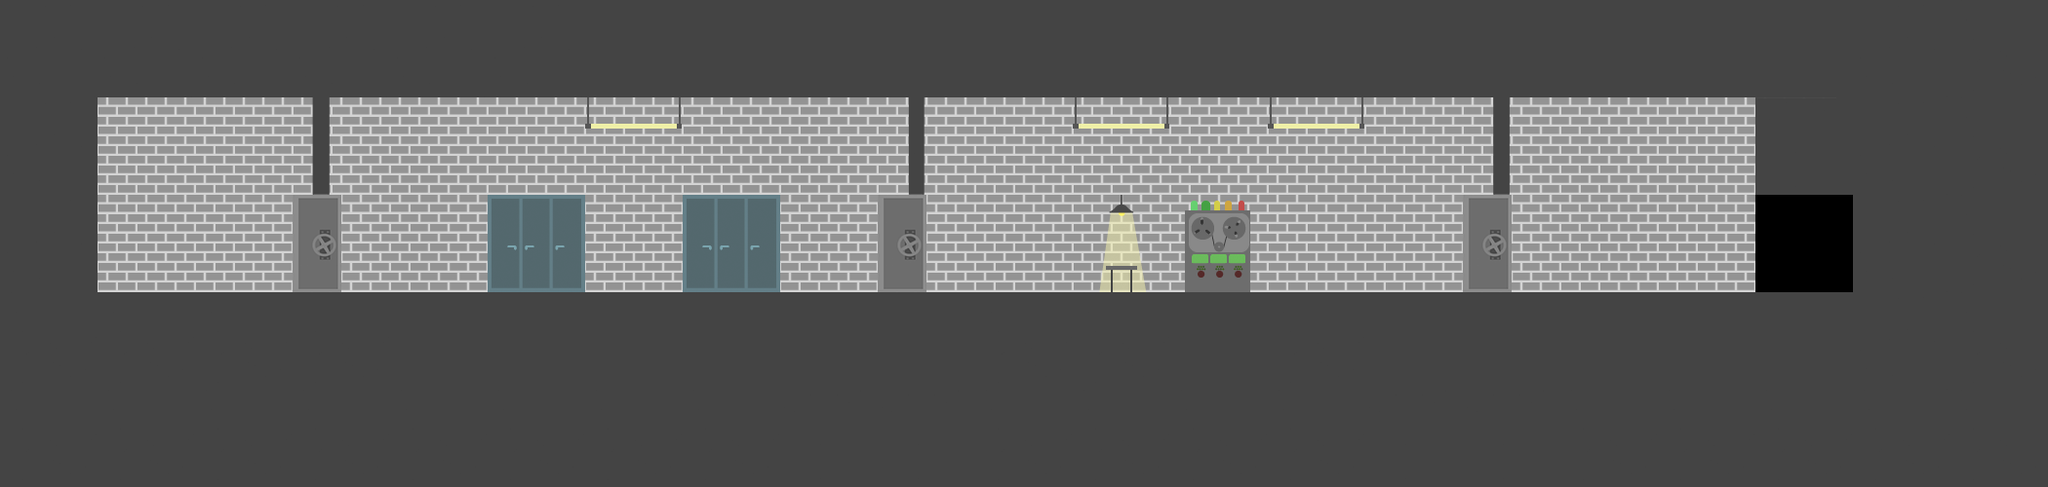

Tiled map render using the project's own tile images. Description and the map definition, with tile-layer contents summarised, below:
An orthogonal 21x5 tile map with 100x100 px tiles, 2 tile layers (Fond, Solide), 2 tilesets and 3 objects (Item, endLevelLift, Start).

<map version="1.0" orientation="orthogonal" renderorder="right-down" width="21" height="5" tilewidth="100" tileheight="100" nextobjectid="33">
 <tileset firstgid="1" name="Lvl1_fond_smaller" tilewidth="100" tileheight="100">
  <image source="Lvl1_fond_smaller.png" width="1000" height="400" />
 </tileset>
 <tileset firstgid="41" name="Lvl1_solides_smaller" tilewidth="100" tileheight="100">
  <image source="Lvl1_solides_smaller.png" width="800" height="400" />
 </tileset>
 <layer name="Fond" width="21" height="5">
  <data>[105 cells, 69 non-empty, 19 distinct tile ids]</data>
 </layer>
 <layer name="Solide" width="21" height="5">
  <data>[105 cells, 66 non-empty, 7 distinct tile ids]</data>
 </layer>
 <objectgroup name="Objets">
  <object id="15" name="uranium" type="Item" x="1835.9" y="240.49" width="29" height="29">
   <ellipse />
  </object>
  <object id="25" name="endLevelLift" x="1595" y="178" width="105" height="122">
   <properties>
    <property name="nextLevel" value="_Level02_v1_100px" />
   </properties>
  </object>
  <object id="26" name="Start" x="159.212" y="192.151" width="88" height="106" />
 </objectgroup>
</map>
